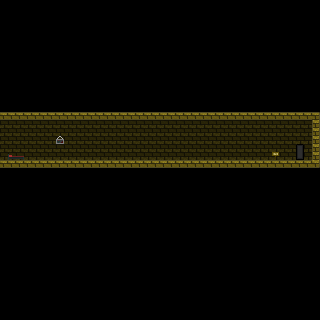

The image is a tile-based game level rendered from a .tmx file. Its description and source (layers, tilesets, objects; grid data summarised) follow:
An orthogonal 40x40 tile map with 8x8 px tiles, 4 tile layers (Background, Forefront, Walls, Foreground), 5 tilesets and 2 objects (3000).

<map version="1.2" tiledversion="1.2.4" orientation="orthogonal" renderorder="right-down" width="40" height="40" tilewidth="8" tileheight="8" infinite="0" nextlayerid="6" nextobjectid="3">
 <tileset firstgid="1" source="WoodTilesetSprite.tsx" />
 <tileset firstgid="49" source="BackgroundTilesSprite.tsx" />
 <tileset firstgid="113" source="DirtTilesetSprite.tsx" />
 <tileset firstgid="161" source="Entities.tsx" />
 <tileset firstgid="164" source="ForegroundTilesSprite.tsx" />
 <layer id="4" name="Background" width="40" height="40">
  <data>[1600 cells, 1600 non-empty, 2 distinct tile ids]</data>
 </layer>
 <layer id="2" name="Forefront" width="40" height="40">
  <data>[1600 cells, 8 non-empty, 8 distinct tile ids]</data>
 </layer>
 <layer id="1" name="Walls" width="40" height="40">
  <data>[1600 cells, 85 non-empty, 4 distinct tile ids]</data>
 </layer>
 <objectgroup id="5" name="Entities">
  <object id="1" gid="162" x="16" y="160" width="7" height="12" />
  <object id="2" type="3000" x="299.818" y="155">
   <properties>
    <property name="world" value="Overworld1" />
   </properties>
   <point />
  </object>
 </objectgroup>
 <layer id="3" name="Foreground" width="40" height="40">
  <data>[1600 cells, 0 non-empty, 0 distinct tile ids]</data>
 </layer>
</map>